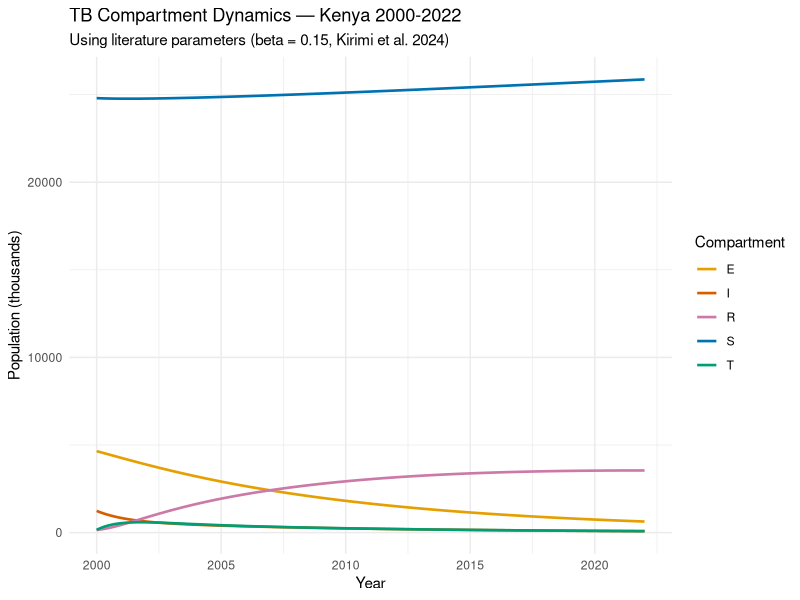
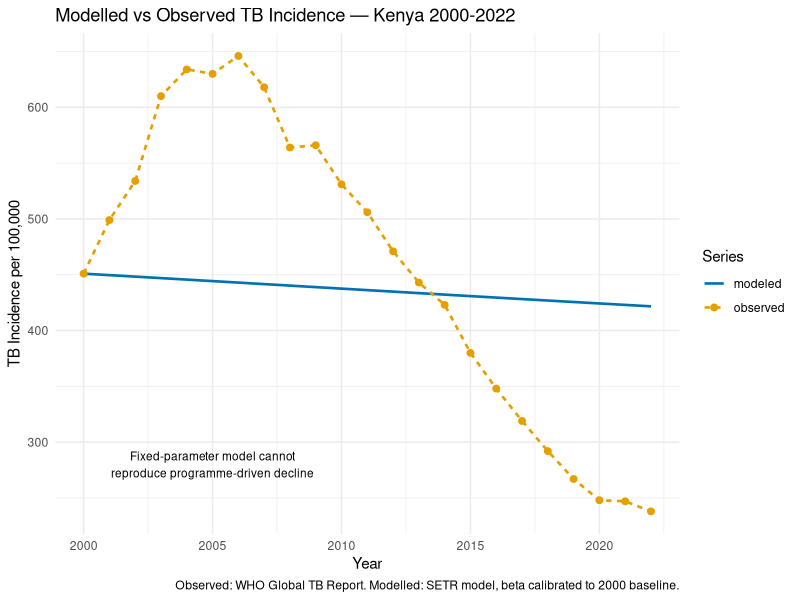
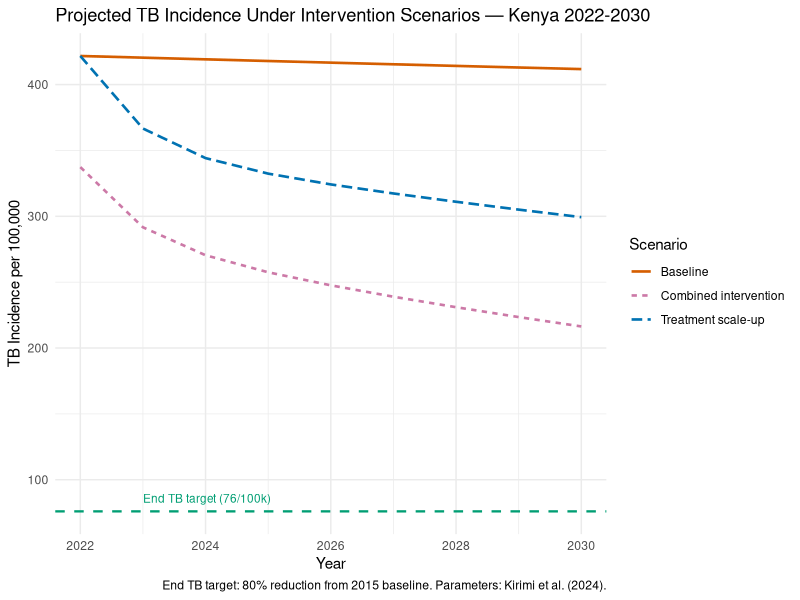
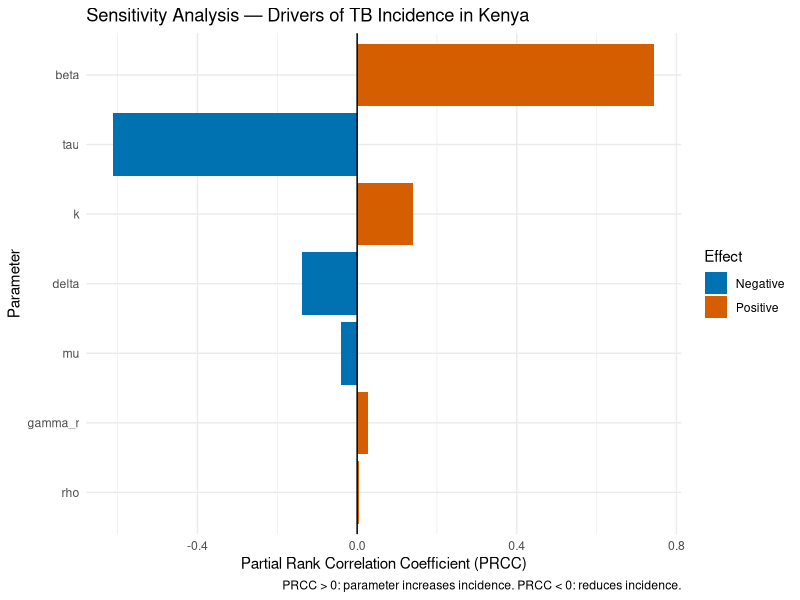

Here is the R script that generated these plots, in order:
## ---- chunk 1
#| label: setup
#| message: false
#| warning: false

# Load required packages
library(deSolve)   # ODE numerical solver
library(tidyverse) # data wrangling and visualisation

# ── ODE System ───────────────────────────────────────────────────────────────
# Five compartments: S (susceptible), E (latent), I (infectious),
# T (on treatment), R (recovered)

tb_model <- function(t, state, params) {
  with(as.list(c(state, params)), {
    
    # Total population — denominator for frequency-dependent transmission
    N <- S + E + I + T + R
    
    # Susceptible — gains from births, loses to infection and death
    dS <- mu * N0 - beta * S * I / N - mu * S
    
    # Latent — gains from new infections and relapses, loses to progression and death
    dE <- beta * S * I / N - (k + mu) * E + rho * R
    
    # Infectious — gains from latent progression, loses to treatment, TB death, background death
    dI <- k * E - (tau + delta + mu) * I
    
    # On treatment — gains from treatment initiation, loses to recovery and background death
    dT <- tau * I - (gamma_r + mu) * T
    
    # Recovered — gains from treatment success, loses to relapse and background death
    dR <- gamma_r * T - (rho + mu) * R
    
    list(c(dS, dE, dI, dT, dR))
  })
}

# ── R0 Function ──────────────────────────────────────────────────────────────
# Basic reproduction number derived from next-generation matrix approach
# R0 = (beta * k) / ((k + mu) * (tau + delta + mu))
# Numerator:   rate of new infections * progression to infectious state
# Denominator: rate of leaving latent * rate of leaving infectious state
# R0 > 1 → TB persists; R0 < 1 → TB dies out

compute_R0 <- function(params) {
  with(as.list(params), {
    (beta * k) / ((k + mu) * (tau + delta + mu))
  })
}

# ── Model Runner ─────────────────────────────────────────────────────────────
# Solves ODE system using deSolve and returns data frame of compartment sizes

run_tb_model <- function(params, initial_state, times) {
  out <- ode(y = initial_state, times = times,
             func = tb_model, parms = params)
  as.data.frame(out)
}

# ── Parameters ───────────────────────────────────────────────────────────────
# Source: Kirimi et al. (2024) doi:10.1155/2024/5883142
# Note: beta is a placeholder here — calibrated to WHO data in Results section
# delta corrected from CFR proportion to annual rate (50% CFR / 3yr duration)

params <- c(
  beta    = 1.0,    # transmission rate — placeholder, calibrated separately
  k       = 0.10,   # latent to active progression rate (NTLD Strategic Plan 2019-2023)
  mu      = 0.0147, # background mortality rate (KNBS Statistical Abstract 2023)
  tau     = 0.68,   # treatment initiation rate (NTLD Annual Report 2022)
  delta   = 0.15,   # TB-attributable mortality rate, annual (NTLD Annual Report 2021)
  gamma_r = 0.75,   # treatment success rate (NTLD Annual Report 2021)
  rho     = 0.003   # relapse rate (NTLD Latent TB Infection Policy 2020)
)

# Literature beta for baseline illustration only
baseline_params        <- params
baseline_params["beta"] <- 0.15  # Kirimi et al. (2024)

# Kenya population in 2000 (World Bank)
N0 <- 31000000
## ---- chunk 2
#| label: fig-baseline
#| fig-cap: "Baseline TB compartment dynamics using literature parameters (Kirimi et al. 2024)"
#| results: hide

# Initial conditions — approximate Kenya 2000 population distribution
# Based on estimated TB prevalence and treatment coverage at baseline
initial_state <- c(
  S = N0 * 0.80,  # 80% susceptible
  E = N0 * 0.15,  # 15% latently infected (high burden setting)
  I = N0 * 0.04,  # 4% active TB
  T = N0 * 0.005, # 0.5% on treatment
  R = N0 * 0.005  # 0.5% recovered
)

# Run model over 22-year period (2000-2022)
times  <- seq(0, 22, by = 0.1)
result <- run_tb_model(baseline_params, initial_state, times)

# R0 with literature parameters before calibration
# Expected to be below 1 since beta = 0.15 is a literature starting estimate

R0_literature <- compute_R0(baseline_params)

cat("R0 with literature parameters:", round(R0_literature, 3), "\n")

# Plot all five compartments over time
result |>
  pivot_longer(-time, names_to = "Compartment", values_to = "Count") |>
  ggplot(aes(x = time + 2000, y = Count / 1000, color = Compartment)) +
  geom_line(linewidth = 0.9) +
  scale_color_manual(values = c(
    "S" = "#0072B2",   # blue
    "E" = "#E69F00",   # orange
    "I" = "#D55E00",   # vermillion
    "T" = "#009E73",   # green
    "R" = "#CC79A7"    # pink
  )) +
  labs(x = "Year", y = "Population (thousands)",
       title = "TB Compartment Dynamics — Kenya 2000-2022",
       subtitle = "Using literature parameters (beta = 0.15, Kirimi et al. 2024)") +
  theme_minimal()
## ---- chunk 3
#| label: fig-fit
#| fig-cap: "Modelled vs observed TB incidence — Kenya 2000-2022"
#| message: false

# ── Load WHO Kenya Incidence Data ─────────────────────────────────────────────
# Source: WHO Global TB Report, downloaded from who.int/tb/data

kenya_tb <- read_csv("data/kenya_tb_who.csv")

# Filter to study period and select incidence variable
observed <- kenya_tb |>
  select(year, e_inc_100k) |>
  filter(year >= 2000, year <= 2022) |>
  arrange(year)

# Calibration target — 2000 baseline incidence
observed_2000 <- observed |>
  filter(year == 2000) |>
  pull(e_inc_100k)

# ── Calibration Function ──────────────────────────────────────────────────────
# Returns modeled incidence per 100,000 at year 2000 for a given beta value
# Uses 50-year burn-in to reach endemic equilibrium before the study period
# This avoids artificial transient dynamics from arbitrary initial conditions

model_incidence_2000 <- function(beta_val) {
  
  # Apply candidate beta to parameter set
  p         <- params
  p["beta"] <- beta_val
  
  # Burn-in: start from low-prevalence state and run 50 years to equilibrium
  # Equilibrium represents the endemic steady state before 2000
  burn_state <- c(S = N0*0.95, E = N0*0.04, I = N0*0.005,
                  T = N0*0.004, R = N0*0.001)
  burn       <- run_tb_model(p, burn_state, seq(0, 50, by = 1))
  
  # Extract final state after burn-in — this is our 2000 starting population
  eq <- c(S = tail(burn$S,1), E = tail(burn$E,1), I = tail(burn$I,1),
          T = tail(burn$T,1), R = tail(burn$R,1))
  
  # Run one time step from equilibrium to compute year 2000 incidence
  res <- run_tb_model(p, eq, seq(0, 1, by = 1))
  N   <- sum(res[1, c("S","E","I","T","R")])
  
  # Incidence per 100,000 = new infections / total population * 100,000
  (p["beta"] * res$S[1] * res$I[1] / N) / N * 100000
}

# ── Optimisation ──────────────────────────────────────────────────────────────
# Find beta that minimises squared difference between modeled and observed 2000 incidence
# Single-point calibration to baseline year — limitation acknowledged

objective   <- function(b) (model_incidence_2000(b) - observed_2000)^2
fit         <- optimize(objective, interval = c(0.1, 50.0))
beta_fitted <- fit$minimum

# Store calibrated parameters
cal_params         <- params
cal_params["beta"] <- beta_fitted

# Compute R0 with calibrated beta
R0_calibrated <- compute_R0(cal_params)

# Print calibration summary
cat("Fitted beta:    ", round(beta_fitted, 4), "\n")
cat("Calibrated R0:  ", round(R0_calibrated, 4), "\n")
cat("Modeled 2000:   ", round(model_incidence_2000(beta_fitted), 1), "\n")
cat("Observed 2000:  ", observed_2000, "\n")

# ── Fit Plot ──────────────────────────────────────────────────────────────────
# Run model 2000-2022 from equilibrium state using calibrated beta

burn_state <- c(S = N0*0.95, E = N0*0.04, I = N0*0.005,
                T = N0*0.004, R = N0*0.001)
burn_full  <- run_tb_model(cal_params, burn_state, seq(0, 50, by = 1))

# Equilibrium state used as 2000 starting conditions
eq_state <- c(
  S = tail(burn_full$S, 1), E = tail(burn_full$E, 1),
  I = tail(burn_full$I, 1), T = tail(burn_full$T, 1),
  R = tail(burn_full$R, 1)
)

# Run model from 2000 to 2022
fit_result <- run_tb_model(cal_params, eq_state, seq(0, 22, by = 1))
N_fit      <- rowSums(fit_result[, c("S","E","I","T","R")])

# Compute modeled incidence per 100,000 for each year
mod_inc <- (cal_params["beta"] * fit_result$S * fit_result$I / N_fit) /
            N_fit * 100000

# Combine modeled and observed for plotting
fit_df <- tibble(
  year     = 2000:2022,
  modeled  = mod_inc,
  observed = observed$e_inc_100k
)

fit_df |>
  pivot_longer(-year, names_to = "Series", values_to = "Incidence") |>
  ggplot(aes(x = year, y = Incidence, color = Series, linetype = Series)) +
  geom_line(linewidth = 0.9) +
  geom_point(data = function(x) filter(x, Series == "observed"), size = 2) +
  scale_color_manual(values = c(
    "modeled"  = "#0072B2",  # blue — model output
    "observed" = "#E69F00"   # orange — WHO observed data
  )) +
  annotate("text", x = 2005, y = 280,
           label = "Fixed-parameter model cannot\nreproduce programme-driven decline",
           size = 3, color = "#000000") +
  labs(x = "Year", y = "TB Incidence per 100,000",
       title = "Modelled vs Observed TB Incidence — Kenya 2000-2022",
       caption = "Observed: WHO Global TB Report. Modelled: SETR model, beta calibrated to 2000 baseline.") +
  theme_minimal()

# ── RMSE Calculation ──────────────────────────────────────────────────────────
# Root Mean Square Error between modeled and observed incidence 2000-2022
# RMSE quantifies average deviation across all years
# Note: high RMSE expected — fixed-parameter model cannot reproduce
# programme-driven decline; RMSE captures this limitation quantitatively

rmse <- sqrt(mean((fit_df$modeled - fit_df$observed)^2))
cat("RMSE (modeled vs observed, 2000-2022):", round(rmse, 1), 
    "per 100,000\n")
## ---- chunk 4
#| label: fig-scenarios
#| fig-cap: "Projected TB incidence under three intervention scenarios — Kenya 2022-2030"

# ── End TB Target ─────────────────────────────────────────────────────────────
# WHO End TB Strategy: 80% reduction in incidence from 2015 baseline by 2030

baseline_2015 <- observed |> filter(year == 2015) |> pull(e_inc_100k)
end_tb_target <- baseline_2015 * 0.20  # 80% reduction

cat("2015 baseline incidence:", baseline_2015, "per 100,000\n")
cat("End TB 2030 target:     ", round(end_tb_target, 1), "per 100,000\n")

# ── 2022 Starting State ───────────────────────────────────────────────────────
# Project from equilibrium through 2022 to get starting conditions for scenarios

burn_2022  <- run_tb_model(cal_params, eq_state, seq(0, 22, by = 1))
state_2022 <- c(
  S = tail(burn_2022$S, 1), E = tail(burn_2022$E, 1),
  I = tail(burn_2022$I, 1), T = tail(burn_2022$T, 1),
  R = tail(burn_2022$R, 1)
)

scenario_times <- seq(0, 8, by = 1)  # 2022 to 2030

# ── Scenario 1: Status Quo ────────────────────────────────────────────────────
# No change in parameters — endemic trajectory continues

params_s1 <- cal_params
result_s1 <- run_tb_model(params_s1, state_2022, scenario_times)
N_s1      <- rowSums(result_s1[, c("S","E","I","T","R")])
inc_s1    <- (params_s1["beta"] * result_s1$S * result_s1$I / N_s1) / N_s1 * 100000

# ── Scenario 2: Treatment Scale-Up ───────────────────────────────────────────
# tau increased by 30% — reflects faster diagnosis and treatment initiation
# Consistent with Kenya's active case finding investments

params_s2        <- cal_params
params_s2["tau"] <- cal_params["tau"] * 1.30
result_s2        <- run_tb_model(params_s2, state_2022, scenario_times)
N_s2             <- rowSums(result_s2[, c("S","E","I","T","R")])
inc_s2           <- (params_s2["beta"] * result_s2$S * result_s2$I / N_s2) / N_s2 * 100000

# ── Scenario 3: Combined Intervention ────────────────────────────────────────
# tau +30% AND beta reduced by 20% via infection control measures
# (ventilation, mask use, reduced crowding in high-transmission settings)

params_s3         <- cal_params
params_s3["tau"]  <- cal_params["tau"] * 1.30
params_s3["beta"] <- cal_params["beta"] * 0.80
result_s3         <- run_tb_model(params_s3, state_2022, scenario_times)
N_s3              <- rowSums(result_s3[, c("S","E","I","T","R")])
inc_s3            <- (params_s3["beta"] * result_s3$S * result_s3$I / N_s3) / N_s3 * 100000

# Print 2030 projections for each scenario
cat("2030 Baseline:             ", round(tail(inc_s1,1), 1), "per 100,000\n")
cat("2030 Treatment scale-up:   ", round(tail(inc_s2,1), 1), "per 100,000\n")
cat("2030 Combined intervention:", round(tail(inc_s3,1), 1), "per 100,000\n")

# Combine scenarios into single data frame for plotting
scenario_df <- tibble(
  year                    = 2022:2030,
  Baseline                = inc_s1,
  `Treatment scale-up`    = inc_s2,
  `Combined intervention` = inc_s3
)

scenario_df |>
  pivot_longer(-year, names_to = "Scenario", values_to = "Incidence") |>
  ggplot(aes(x = year, y = Incidence, color = Scenario, linetype = Scenario)) +
  geom_line(linewidth = 0.9) +
  geom_hline(yintercept = end_tb_target, linetype = "dashed",
             color = "#009E73", linewidth = 0.8) +
  annotate("text", x = 2023, y = end_tb_target + 10,
           label = paste0("End TB target (", round(end_tb_target, 0), "/100k)"),
           color = "#009E73", size = 3, hjust = 0) +
  scale_color_manual(values = c(
    "Baseline"                = "#D55E00",  # vermillion
    "Treatment scale-up"      = "#0072B2",  # blue
    "Combined intervention"   = "#CC79A7"   # pink
  )) +
  labs(x = "Year", y = "TB Incidence per 100,000",
       title = "Projected TB Incidence Under Intervention Scenarios — Kenya 2022-2030",
       caption = "End TB target: 80% reduction from 2015 baseline. Parameters: Kirimi et al. (2024).") +
  theme_minimal()
## ---- chunk 5
#| label: fig-sensitivity
#| fig-cap: "PRCC sensitivity analysis — drivers of TB incidence in Kenya"
#| cache: true

# ── PRCC Sensitivity Analysis ─────────────────────────────────────────────────
# Partial Rank Correlation Coefficients quantify the influence of each parameter
# on TB incidence independently of other parameters
# Method: 500 samples, each parameter varied +/-30% around calibrated value
# PRCC > 0: parameter increases incidence; PRCC < 0: reduces incidence

set.seed(42)  # ensures reproducibility
n_samples <- 500

# Sample each parameter uniformly within +/-30% range
param_ranges <- tibble(
  beta    = runif(n_samples, cal_params["beta"]*0.7, cal_params["beta"]*1.3),
  k       = runif(n_samples, cal_params["k"]*0.7,    cal_params["k"]*1.3),
  mu      = runif(n_samples, cal_params["mu"]*0.7,   cal_params["mu"]*1.3),
  tau     = runif(n_samples, cal_params["tau"]*0.7,  cal_params["tau"]*1.3),
  delta   = runif(n_samples, cal_params["delta"]*0.7,   cal_params["delta"]*1.3),
  gamma_r = runif(n_samples, cal_params["gamma_r"]*0.7, cal_params["gamma_r"]*1.3),
  rho     = runif(n_samples, cal_params["rho"]*0.7,     cal_params["rho"]*1.3)
)

# For each sample, run model with burn-in and return 2000 incidence
run_sample <- function(i) {
  p            <- cal_params
  p["beta"]    <- param_ranges$beta[i]
  p["k"]       <- param_ranges$k[i]
  p["mu"]      <- param_ranges$mu[i]
  p["tau"]     <- param_ranges$tau[i]
  p["delta"]   <- param_ranges$delta[i]
  p["gamma_r"] <- param_ranges$gamma_r[i]
  p["rho"]     <- param_ranges$rho[i]
  
  # Burn-in to equilibrium
  burn <- run_tb_model(p, c(S=N0*0.95, E=N0*0.04, I=N0*0.005,
                             T=N0*0.004, R=N0*0.001), seq(0,50,by=1))
  eq   <- c(S=tail(burn$S,1), E=tail(burn$E,1), I=tail(burn$I,1),
            T=tail(burn$T,1), R=tail(burn$R,1))
  res  <- run_tb_model(p, eq, seq(0,1,by=1))
  N    <- sum(res[1, c("S","E","I","T","R")])
  (p["beta"] * res$S[1] * res$I[1] / N) / N * 100000
}

# Run all 500 samples
incidence_samples <- map_dbl(1:n_samples, run_sample)

# Compute PRCC using Spearman rank correlation
prcc_df <- param_ranges |>
  mutate(incidence = incidence_samples) |>
  pivot_longer(-incidence, names_to = "parameter", values_to = "value") |>
  group_by(parameter) |>
  summarise(
    prcc = cor(rank(value), rank(incidence), method = "pearson"),
    .groups = "drop"
  ) |>
  arrange(desc(abs(prcc)))

# Print PRCC table
print(prcc_df)

# Tornado plot — bars ordered by absolute PRCC value
prcc_df |>
  mutate(
    parameter = factor(parameter, levels = parameter[order(abs(prcc))]),
    direction = ifelse(prcc > 0, "Positive", "Negative")
  ) |>
  ggplot(aes(x = prcc, y = parameter, fill = direction)) +
  geom_col() +
  geom_vline(xintercept = 0, linewidth = 0.5) +
  scale_fill_manual(values = c(
    "Positive" = "#D55E00",  # vermillion — increases incidence
    "Negative" = "#0072B2"   # blue — reduces incidence
  )) +
  labs(x = "Partial Rank Correlation Coefficient (PRCC)",
       y = "Parameter",
       title = "Sensitivity Analysis — Drivers of TB Incidence in Kenya",
       caption = "PRCC > 0: parameter increases incidence. PRCC < 0: reduces incidence.",
       fill = "Effect") +
  theme_minimal()
